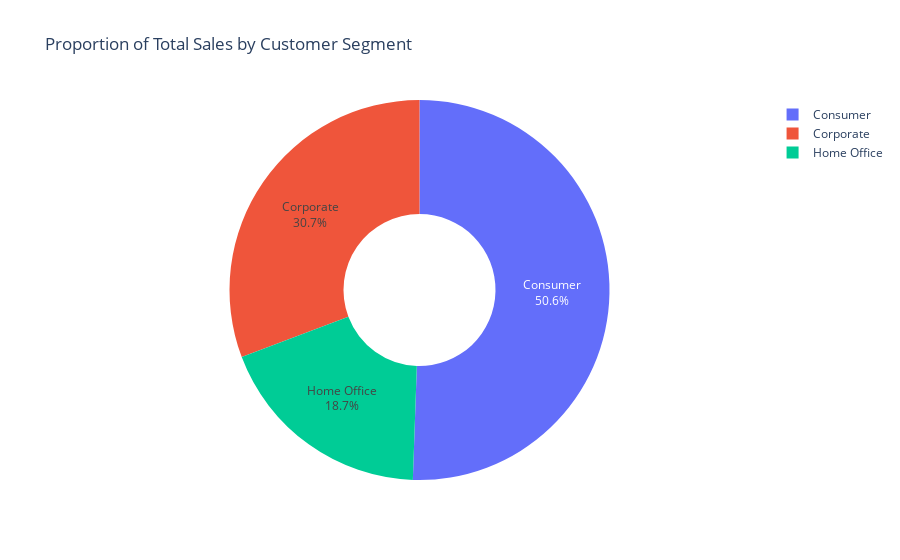

This figure's notebook cell:
### Code cell
fig_segment_sales = px.pie(
    segment_performance,
    values="Total_Sales",
    names="Segment",
    title="Proportion of Total Sales by Customer Segment",
    hole=0.4, 
    hover_data=['Total_Profit'], 
    labels={'Total_Sales':'Sales Amount'} 
)

fig_segment_sales.update_traces(textposition='inside', textinfo='percent+label')
fig_segment_sales.show()

### Figure 1 — Plotly figure (JSON) as saved in the notebook; plotly's stock layout.template omitted (floating-point values rounded to 4 significant figures)
{"data": [{"customdata": [[134100.0], [91980.0], [60300.0]], "domain": {"x": [0, 1], "y": [0, 1]}, "hole": 0.4, "hovertemplate": "Segment=%{label}<br>Sales Amount=%{value}<br>Total_Profit=%{customdata[0]}<extra></extra>", "labels": ["Consumer", "Corporate", "Home Office"], "legendgroup": "", "name": "", "showlegend": true, "textinfo": "percent+label", "textposition": "inside", "type": "pie", "values": [1161000.0, 706100.0, 429700.0]}], "layout": {"legend": {"tracegroupgap": 0}, "title": {"text": "Proportion of Total Sales by Customer Segment"}}}
